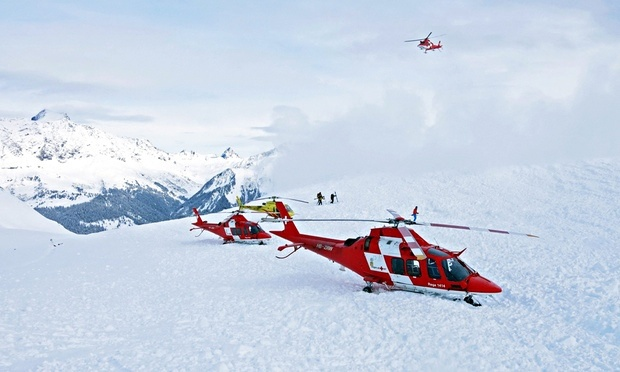
#> input picture images/accident_31_01_2015.jpg, 620 x 372 px, given in place of 20001230_nbk_de_c.gif, which was not available
$ jupyter execute --allow-errors milestone2.ipynb   (shell and % lines are left out)   (text cells are left out)
#> lines starting #> are read from the running program, lines starting #| are printed output that depends on the picture; pictures that were not available may be replaced by others from this repository, and a replacement may not be noted
[cell 1]
from bs4 import BeautifulSoup
from datetime import date, timedelta
from os import path
from PIL import ImageFilter, Image, ImageDraw
from pylab import contour
from scipy.spatial import distance
from skimage import measure
from typing import Dict, List
import branca
import cv2
import dateutil
import folium
import glob
import json
import matplotlib.pyplot as plt
import numpy as np
import os
import pandas as pd
import re
import requests
import seaborn as sns
import visvalingamwyatt as vw

[cell 2]
base_url = 'https://www.slf.ch/'
archive_parent = 'fr/bulletin-davalanches-et-situation-nivologique/archives.html?tx_wslavalanches_archiv%5Bpath%5D=%2Fuser_upload%2Fimport%2Flwdarchiv%2Fpublic%2F&tx_wslavalanches_archiv%5Baction%5D=showArchiv&tx_wslavalanches_archiv%5Bcontroller%5D=Avalanche&cHash=c71751a643ec4629e21b0306033ccd59'

[cell 3]
def extract_folders(url: str) -> Dict[str, str]:
    html = requests.get(url)
    soup = BeautifulSoup(html.text, 'html.parser')
    folders = [folder.find('a') for folder in soup.findAll(class_='folder')]
    return {str(folder.contents[2]).split(',')[0].strip(): folder['href'] for folder in folders}

def extract_folders_rec(url: str, max_level: int = 3, curr_level: int = 0):
    full_url = base_url + url
    subfolders = extract_folders(full_url)
    if curr_level < max_level:
        for subfolder in subfolders:
            subfolder_url = subfolders[subfolder]
            subfolders[subfolder] = extract_folders_rec(subfolder_url, max_level, curr_level + 1)
    return subfolders

#> (a cell that did not finish here is left out)

[cell 5]
# [26 lines left out: functions folders_filter, files_filter, not called in this run]

[cell 6]
def extract_files(url: str):
    res = requests.get(url)
    soup = BeautifulSoup(res.text, 'html.parser')
    files = [folder.find('a')['href'] for folder in soup.findAll(class_='linkedListPoint')]
    return files

# [20 lines left out: function fetch_all, not called in this run]

def create_dir(d):
    if not os.path.exists(d):
        os.makedirs(d)

[cell 7]
def files_generator(url: str):
    fs = extract_files(url)
    fs = files_filter(fs)
    for file_url in fs:
        yield file_url

    sub_directories = extract_folders(url)
    sub_directories = folders_filter(sub_directories)
    for name, sub_url in sub_directories.items():
        for f in files_generator(base_url + sub_url):
            yield f

[cell 8]
entry_point = 'https://www.slf.ch/fr/bulletin-davalanches-et-situation-nivologique/archives.html?tx_wslavalanches_archiv%5Bpath%5D=%2Fuser_upload%2Fimport%2Flwdarchiv%2Fpublic%2F&tx_wslavalanches_archiv%5Baction%5D=showArchiv&tx_wslavalanches_archiv%5Bcontroller%5D=Avalanche&cHash=c71751a643ec4629e21b0306033ccd59'
destination = '../log/'
# no bw, en-fr-de in order, no profile, no regional, no icone

# fetch_all(entry_point, destination)
with open('files_to_download_2', 'w') as dest:
    dest.writelines(map(lambda x: base_url + x + '\n', files_generator(entry_point)))
#> (the call stopped at in extract_files, `res = requests.get(url)`: the network is not available in this run)

[cell 9]
black = np.array([0, 0, 0])
white = np.array([255, 255, 255])

green = np.array([204, 255, 102])
yellow = np.array([255, 255, 0])
orange = np.array([255, 153, 0])
red = np.array([255, 0, 0])

danger_colors_code = ['#ccff66', '#ffff00', '#ff9900', '#ff0000']

shades_danger = [green, yellow, orange, red]

danger_image_shades = [green, yellow, orange, red, white]

light_blue = np.array([213, 252, 252])
light_medium_blue = np.array([168, 217, 241])
medium_blue = np.array([121, 161, 229])
dark_medium_blue = np.array([68, 89, 215])
dark_blue = np.array([47, 36, 162])
purple = np.array([91, 32, 196])

snow_color_code = ['#d5fcfc', '#a8d9f1', '#79a1e5', '#4459d7', '#2f24a2', '#5b20c4']

shades_snow = [light_blue, light_medium_blue, medium_blue, dark_medium_blue, dark_blue, purple]

shades_grey = [np.array([c,c,c]) for c in range(255)]

snow_image_shades = [light_blue, light_medium_blue, medium_blue, dark_medium_blue, dark_blue, purple, white]

raw_red = np.array([255, 0, 0])
raw_green = np.array([0, 255, 0])
raw_blue = np.array([0, 0, 255])
raw_pink = np.array([255, 0, 255])
raw_pink = np.array([255, 0, 255])
raw_cyan = np.array([0, 255, 255])
raw_yellow = np.array([255, 255, 0])

[cell 10]
def keep_colors(img, colors, replace_with=white):
    """return a new image with only the `colors` selected, other pixel are `replace_with`"""
    keep = np.zeros(img.shape[:2], dtype=bool)
    for c in colors:
        keep = keep | (c == img).all(axis=-1)
    new_img = img.copy()
    new_img[~keep] = replace_with
    return new_img

# [35 lines left out: functions remove_colors, replace_color, build_color_map, not called in this run]

[cell 11]
danger_path = 'data/slf/2001/nbk/de/gif/20001230_nbk_de_c.gif'
snow_path = 'data/slf/2010/hstop/en/gif/20100103_hstop_en_c.gif'

danger_img = Image.open(danger_path)
#> danger_img is the input picture: PIL image 620x372 RGB; mean R, G, B 199.1, 209.5, 225.6
danger_img = danger_img.convert('RGB')
danger_img_arr = np.array(danger_img)

snow_img = Image.open(snow_path)
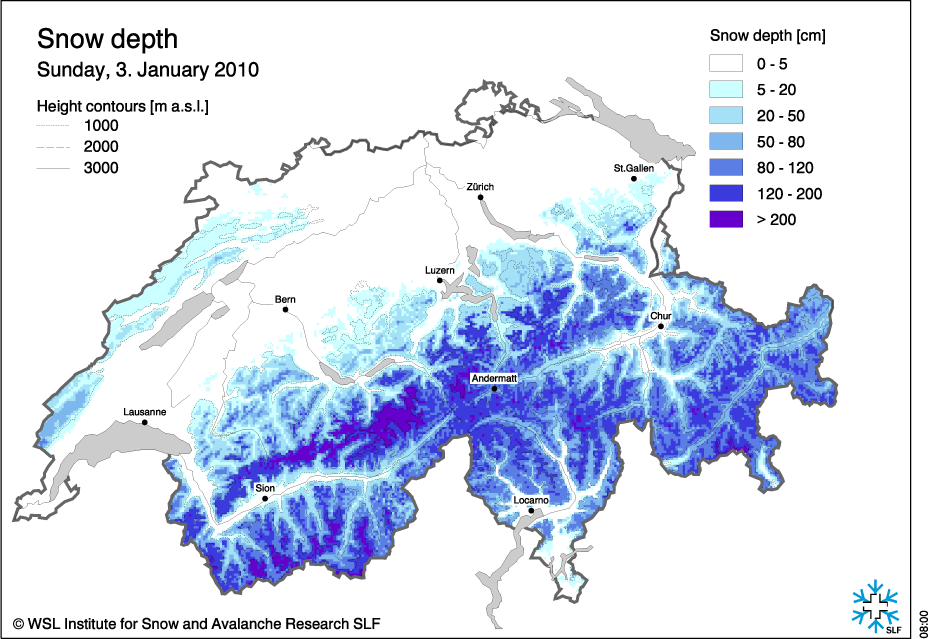
#> input picture img/data_extraction/20100103_hstop_en_c.gif, 929 x 639 px, found by its file name
#> snow_img is the input picture: PIL image 929x639 P; mean R, G, B 215.4, 223.3, 239.8
snow_img = snow_img.convert('RGB')
snow_img_arr = np.array(snow_img)

[cell 12]
fig, axes = plt.subplots(1, 2, figsize=(14,10))

# original danger image
axes[0].imshow(danger_img_arr);
axes[0].set_title('Original danger image');

# original snow image
axes[1].imshow(snow_img_arr);
axes[1].set_title('Original snow image');
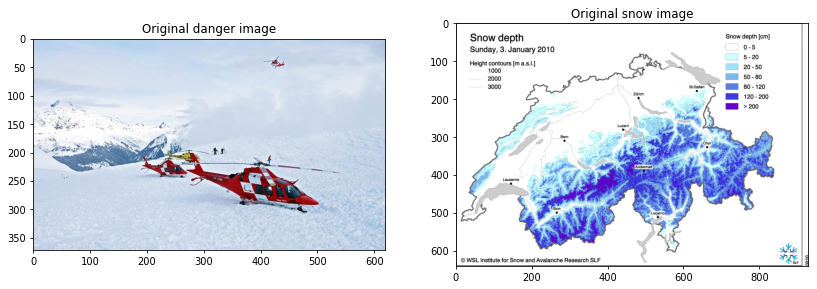
#> figure drawn by matplotlib, 2 panels

[cell 13]
# [4 lines left out: function numpify, not called in this run]


def coord_color(img, color):
    return np.array(list(zip(*(img == color).all(-1).nonzero())))

def open_mask(height, width):
#> called with height = 372, width = 620
    masks_path = 'map-masks/'
    mask_name = '{}x{}.gif'.format(height, width)
    mask_path = os.path.join(masks_path, mask_name)
    mask = Image.open(mask_path)
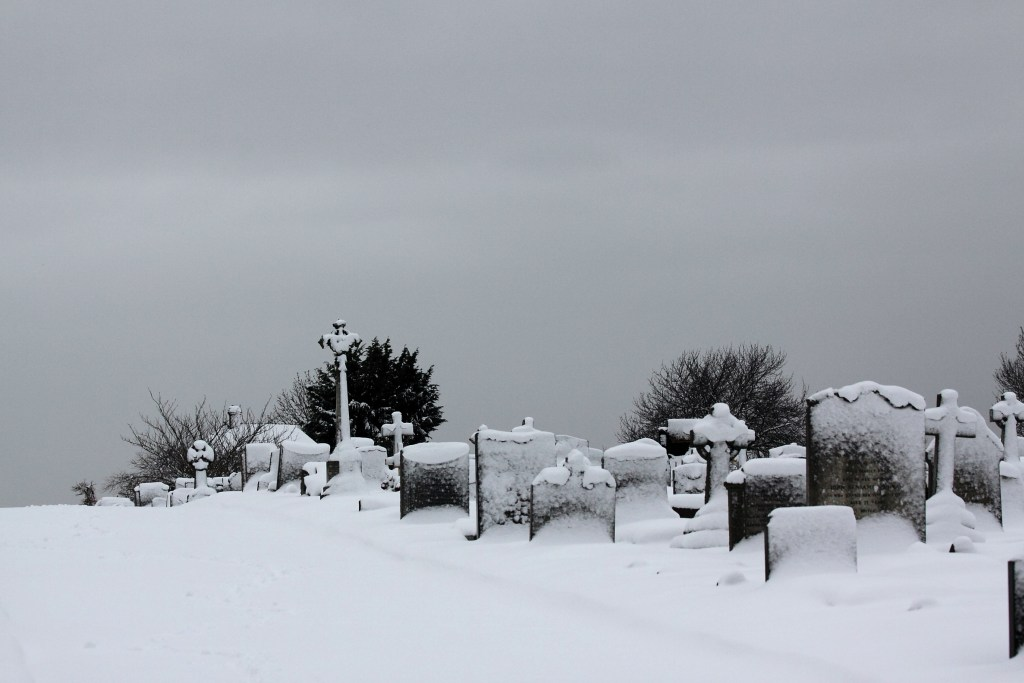
#> input picture images/mortality_analysis.jpg, 1024 x 683 px, given in place of 372x620.gif, which was not available
#> mask is the input picture: PIL image 1024x683 RGB; mean R, G, B 163.4, 167.9, 175.8
    mask = mask.convert('RGB')
    mask = np.array(mask)

    landmarks_pix = {
        geo_point: (width, height)
        for geo_point, color in landmarks_colors.items()
        for height, width in coord_color(mask, color)
    }
#> landmarks_pix = 0 items

    binary_mask = (mask != 255).any(-1)  # different of white
#> binary_mask: shape (683, 1024) bool; every value is 1
    return binary_mask, landmarks_pix

# remove contours areas that have more than 30% of white
WHITE_RATIO_THRESHOLD = .3

# [18 lines left out: function color_contours, not called in this run]

[cell 14]
# load mask of this size
leman_west = (6.148131, 46.206042)
quatre_canton_north = (8.435177, 47.082150)
majeur_east = (8.856851, 46.151857)
east_end = (10.472221, 46.544303)
constance_nw = (9.035247, 47.812716)
jura = (6.879290, 47.352935)

landmarks_colors = {
    leman_west: raw_red,
    quatre_canton_north: raw_green,
    majeur_east: raw_blue,
    constance_nw: raw_pink,
    east_end: raw_yellow,
    jura: raw_cyan
}

d_binary_mask, d_landmarks_pix = open_mask(*danger_img_arr.shape[:2])
#> d_landmarks_pix = 0 items
s_binary_mask, s_landmarks_pix = open_mask(*snow_img_arr.shape[:2])
#> s_landmarks_pix = 0 items

#display binary masks
fig, axes = plt.subplots(1, 2, figsize=(14,10))

# mask corresponding to danger image
axes[0].imshow(d_binary_mask);
#> (the rest of this cell did not finish here and is left out)

[cell 15]
fig, axes = plt.subplots(4, 2, figsize= (14,20))

# original image
axes[0][0].imshow(danger_img_arr);
axes[0][0].set_title('Original image (danger)');

# keep useful colors
d_regions_only = keep_colors(danger_img_arr, shades_danger)
#> in keep_colors, `new_img[~keep] = replace_with`: new_img: shape (372, 620, 3); every value is 255
axes[0][1].imshow(d_regions_only);
axes[0][1].set_title('Keep only danger colors');

# clip the binary mask to remove color key
#> (the rest of this cell did not finish here and is left out)

[cell 16]
d_pix = np.array(list(map(numpify, d_landmarks_pix.values())))
#> d_pix = empty array
d_coord = np.array(list(map(numpify, d_landmarks_pix.keys())))
#> d_coord = empty array

# add 1 bias raw
d_pix_ext = np.vstack([np.ones((1,d_pix.shape[0])), d_pix.T])
#> d_pix_ext = empty array
d_coord_ext = np.vstack([np.ones((1,d_pix.shape[0])), d_coord.T])
#> d_coord_ext = empty array

# T = np.linalg.solve(
T = np.linalg.lstsq(d_pix_ext.T, d_coord_ext.T)[0]
#> T = [[0, 0], [0, 0]]

s_pix = np.array(list(map(numpify, s_landmarks_pix.values())))
#> s_pix = empty array
s_coord = np.array(list(map(numpify, s_landmarks_pix.keys())))
#> s_coord = empty array

# add 1 bias raw
s_pix_ext = np.vstack([np.ones((1,s_pix.shape[0])), s_pix.T])
#> s_pix_ext = empty array
s_coord_ext = np.vstack([np.ones((1,s_pix.shape[0])), s_coord.T])
#> s_coord_ext = empty array

# T = np.linalg.solve(
T = np.linalg.lstsq(s_pix_ext.T, s_coord_ext.T)[0]

# [5 lines left out: function transform_pix2map, not called in this run]
